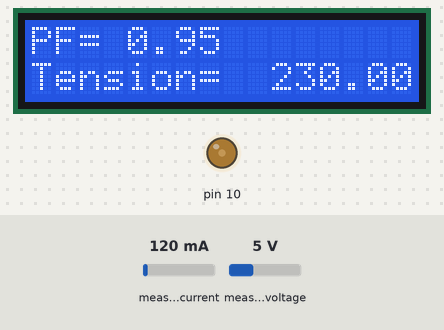
Bench run of a sketch on a simulated Arduino Uno, built with avr-gcc and run on an emulated ATmega328P. Shown: 16×2 character LCD, output pins drawn as LEDs (lit = HIGH). The test bench sets the inputs (shaded band); at power-on: measured voltage 5 V, measured current 120 mA.

Above: at 1.2 s.
1.3 s: measured voltage set to 0.3 V
At 2.1 s:
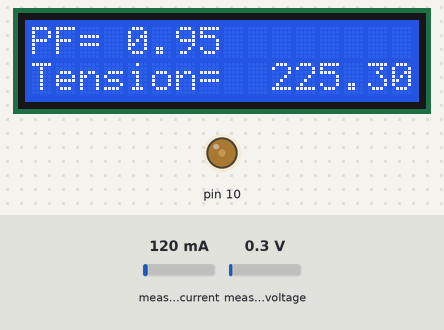
2.8 s: measured voltage set to 3.8 V
At 3.2 s:
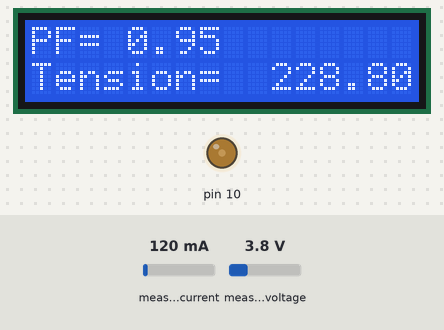
4.4 s: measured voltage set to 7.5 V
At 5.2 s:
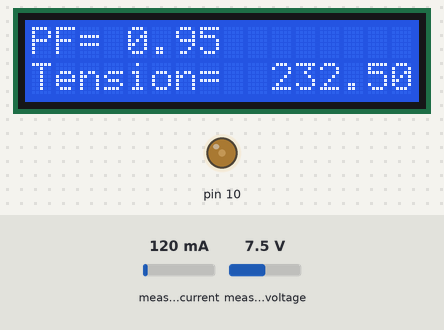
Timing chart, 0 to 7.4 s (numbered marks = the images above; inputs shaded):
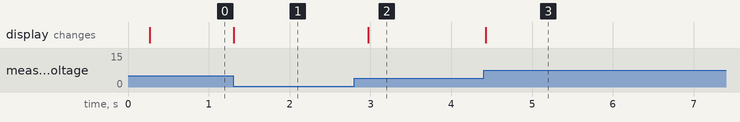

Measured:
- after the input at 1.3 s, the display: changes at once (image 1)
- after the input at 2.8 s, the display: changes after 0.17 s (image 2)
- after the input at 4.4 s, the display: changes at once (image 3)

The sketch:

sketch_may06b.ino
```cpp
#include <LiquidCrystal.h>
LiquidCrystal lcd(12, 11, 5, 4, 3, 2);
#include <EmonLib.h>


EnergyMonitor emon1;

int Contrast=70;
float PF;
float supplyVoltage;


void setup()
{
  Serial.begin(9600);
  lcd.begin(16, 2);
  emon1.voltage(1, 231.0, 1.7); // Voltage: input pin, calibration, phase_shift   emon1.voltage(2, 105.0, 1.7);
  emon1.current(0, 111.1);      // Current: input pin, calibration.     emon1.current(0, 320.0);
  analogWrite(10,Contrast);
}

void loop()
{
emon1.calcVI(20,2000);                    // Calculate all. No.of wavelengths, time-out
emon1.serialprint();

PF              = emon1.powerFactor;      //extract Power Factor into Variable
supplyVoltage   = emon1.Vrms;             //extract Vrms into Variable

//escribe datos en pantalla
   lcd.clear();
   lcd.setCursor(0,0);
   lcd.print("PF=");
   lcd.setCursor(4,0);
   lcd.print(PF);
   lcd.print(" ");
   lcd.setCursor(0,1);
   lcd.print("Tension=");
   lcd.setCursor(10,1);
   lcd.print(supplyVoltage);
   lcd.print(" ");

}
```
